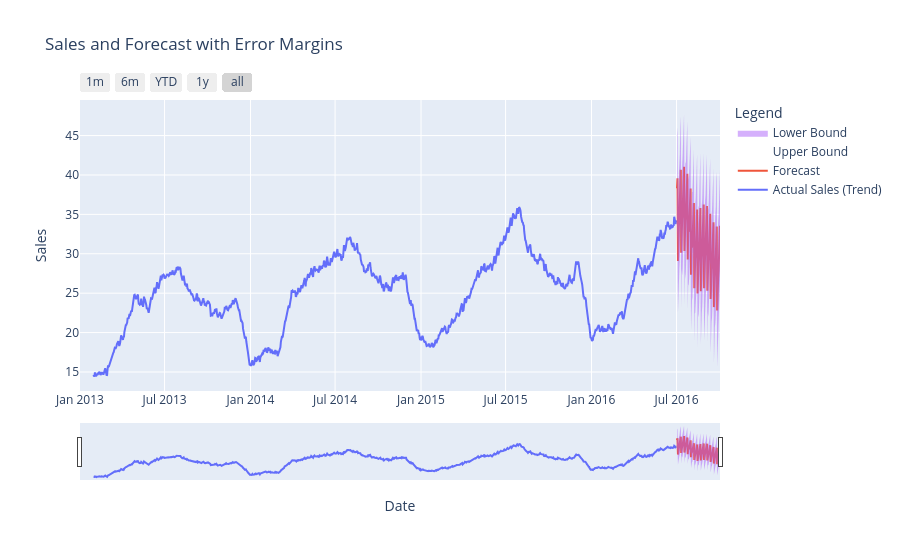

The code cell stored with this chart in its notebook:
### Code cell
# Calculate the rolling average for the actual sales data
df_data_train["sales_trend"] = df_data_train["sales"].rolling(window=30).mean()

# Create a subplot
fig = make_subplots(rows=1, cols=1, shared_xaxes=True)

# Add the actual sales data (rolling average trend)
fig.add_trace(
    go.Scatter(
        x=df_data_train["date"],
        y=df_data_train["sales_trend"],
        name="Actual Sales (Trend)",
        mode="lines",
    )
)

# Add the forecasted sales data
fig.add_trace(
    go.Scatter(
        x=forecast_prophet.ds,
        y=forecast_prophet.yhat,
        name="Forecast",
        mode="lines",
    )
)

# Add the upper bound of the forecast
fig.add_trace(
    go.Scatter(
        x=forecast_prophet.ds,
        y=forecast_prophet.yhat_upper,
        name="Upper Bound",
        mode="lines",
        line=dict(width=0),
    )
)

# Add the lower bound of the forecast
fig.add_trace(
    go.Scatter(
        x=forecast_prophet.ds,
        y=forecast_prophet.yhat_lower,
        name="Lower Bound",
        mode="lines",
        line=dict(width=0),
        fill="tonexty",
    )
)

# Update layout
fig.update_layout(
    title="Sales and Forecast with Error Margins",
    xaxis_title="Date",
    yaxis_title="Sales",
    legend_title="Legend",
    hovermode="x unified",
)

fig.update_xaxes(
    rangeslider_visible=True,
    rangeselector=dict(
        buttons=list(
            [
                dict(count=1, label="1m", step="month", stepmode="backward"),
                dict(count=6, label="6m", step="month", stepmode="backward"),
                dict(count=1, label="YTD", step="year", stepmode="todate"),
                dict(count=1, label="1y", step="year", stepmode="backward"),
                dict(step="all"),
            ]
        )
    ),
)

# Show the plot
fig.show()
